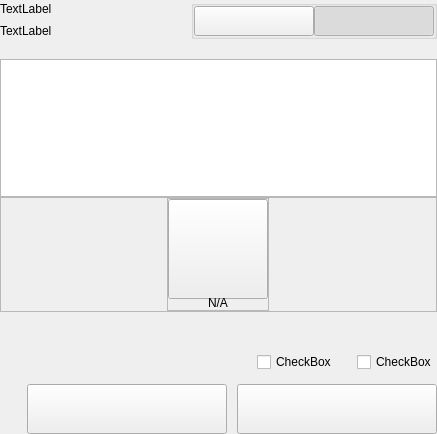
<?xml version="1.0" encoding="UTF-8"?>
<ui version="4.0">
 <class>SettingsMultisendWidget</class>
 <widget class="QWidget" name="SettingsMultisendWidget">
  <property name="geometry">
   <rect>
    <x>0</x>
    <y>0</y>
    <width>437</width>
    <height>434</height>
   </rect>
  </property>
  <property name="windowTitle">
   <string>Form</string>
  </property>
  <layout class="QVBoxLayout" name="verticalLayout">
   <property name="spacing">
    <number>0</number>
   </property>
   <property name="leftMargin">
    <number>0</number>
   </property>
   <property name="topMargin">
    <number>0</number>
   </property>
   <property name="rightMargin">
    <number>0</number>
   </property>
   <property name="bottomMargin">
    <number>0</number>
   </property>
   <item>
    <widget class="QWidget" name="left" native="true">
     <layout class="QVBoxLayout" name="verticalLayout_2">
      <property name="leftMargin">
       <number>0</number>
      </property>
      <property name="topMargin">
       <number>0</number>
      </property>
      <property name="rightMargin">
       <number>0</number>
      </property>
      <property name="bottomMargin">
       <number>0</number>
      </property>
      <item>
       <layout class="QVBoxLayout" name="verticalLayout_3">
        <property name="spacing">
         <number>0</number>
        </property>
        <item>
         <widget class="QWidget" name="containerTitle" native="true">
          <layout class="QHBoxLayout" name="horizontalLayout_3" stretch="4,1">
           <property name="spacing">
            <number>40</number>
           </property>
           <property name="leftMargin">
            <number>0</number>
           </property>
           <property name="topMargin">
            <number>0</number>
           </property>
           <property name="rightMargin">
            <number>0</number>
           </property>
           <property name="bottomMargin">
            <number>0</number>
           </property>
           <item>
            <layout class="QVBoxLayout" name="verticalLayoutTitle">
             <property name="spacing">
              <number>5</number>
             </property>
             <item>
              <widget class="QLabel" name="labelTitle">
               <property name="text">
                <string>TextLabel</string>
               </property>
              </widget>
             </item>
             <item>
              <widget class="QLabel" name="labelSubtitle1">
               <property name="text">
                <string>TextLabel</string>
               </property>
               <property name="wordWrap">
                <bool>true</bool>
               </property>
              </widget>
             </item>
            </layout>
           </item>
           <item alignment="Qt::AlignTop">
            <widget class="QGroupBox" name="groupBox">
             <property name="title">
              <string/>
             </property>
             <property name="alignment">
              <set>Qt::AlignLeading|Qt::AlignLeft|Qt::AlignTop</set>
             </property>
             <layout class="QHBoxLayout" name="horizontalLayout_4">
              <property name="spacing">
               <number>0</number>
              </property>
              <property name="leftMargin">
               <number>0</number>
              </property>
              <property name="topMargin">
               <number>0</number>
              </property>
              <property name="rightMargin">
               <number>0</number>
              </property>
              <property name="bottomMargin">
               <number>0</number>
              </property>
              <item>
               <widget class="QPushButton" name="pushLeft">
                <property name="minimumSize">
                 <size>
                  <width>120</width>
                  <height>30</height>
                 </size>
                </property>
                <property name="maximumSize">
                 <size>
                  <width>120</width>
                  <height>30</height>
                 </size>
                </property>
                <property name="focusPolicy">
                 <enum>Qt::NoFocus</enum>
                </property>
                <property name="text">
                 <string/>
                </property>
                <property name="checkable">
                 <bool>true</bool>
                </property>
                <property name="autoExclusive">
                 <bool>true</bool>
                </property>
               </widget>
              </item>
              <item>
               <widget class="QPushButton" name="pushRight">
                <property name="minimumSize">
                 <size>
                  <width>120</width>
                  <height>30</height>
                 </size>
                </property>
                <property name="maximumSize">
                 <size>
                  <width>120</width>
                  <height>30</height>
                 </size>
                </property>
                <property name="focusPolicy">
                 <enum>Qt::NoFocus</enum>
                </property>
                <property name="text">
                 <string/>
                </property>
                <property name="checkable">
                 <bool>true</bool>
                </property>
                <property name="checked">
                 <bool>true</bool>
                </property>
                <property name="autoExclusive">
                 <bool>true</bool>
                </property>
               </widget>
              </item>
             </layout>
            </widget>
           </item>
          </layout>
         </widget>
        </item>
        <item>
         <spacer name="verticalSpacer_2">
          <property name="orientation">
           <enum>Qt::Vertical</enum>
          </property>
          <property name="sizeType">
           <enum>QSizePolicy::Fixed</enum>
          </property>
          <property name="sizeHint" stdset="0">
           <size>
            <width>20</width>
            <height>20</height>
           </size>
          </property>
         </spacer>
        </item>
        <item>
         <widget class="QListView" name="listView">
          <property name="selectionMode">
           <enum>QAbstractItemView::NoSelection</enum>
          </property>
         </widget>
        </item>
        <item>
         <widget class="QFrame" name="emptyContainer">
          <property name="minimumSize">
           <size>
            <width>0</width>
            <height>100</height>
           </size>
          </property>
          <property name="frameShape">
           <enum>QFrame::StyledPanel</enum>
          </property>
          <property name="frameShadow">
           <enum>QFrame::Raised</enum>
          </property>
          <layout class="QVBoxLayout" name="verticalLayout_4" stretch="1,8">
           <property name="spacing">
            <number>0</number>
           </property>
           <property name="leftMargin">
            <number>0</number>
           </property>
           <property name="topMargin">
            <number>0</number>
           </property>
           <property name="rightMargin">
            <number>0</number>
           </property>
           <property name="bottomMargin">
            <number>0</number>
           </property>
           <item>
            <spacer name="verticalSpacer">
             <property name="orientation">
              <enum>Qt::Vertical</enum>
             </property>
             <property name="sizeHint" stdset="0">
              <size>
               <width>20</width>
               <height>20</height>
              </size>
             </property>
            </spacer>
           </item>
           <item alignment="Qt::AlignHCenter|Qt::AlignVCenter">
            <widget class="QFrame" name="emptyScreen">
             <property name="sizePolicy">
              <sizepolicy hsizetype="Expanding" vsizetype="Expanding">
               <horstretch>0</horstretch>
               <verstretch>0</verstretch>
              </sizepolicy>
             </property>
             <property name="frameShape">
              <enum>QFrame::StyledPanel</enum>
             </property>
             <property name="frameShadow">
              <enum>QFrame::Raised</enum>
             </property>
             <layout class="QVBoxLayout" name="verticalLayout_5">
              <property name="spacing">
               <number>30</number>
              </property>
              <property name="leftMargin">
               <number>0</number>
              </property>
              <property name="topMargin">
               <number>0</number>
              </property>
              <property name="rightMargin">
               <number>0</number>
              </property>
              <property name="bottomMargin">
               <number>0</number>
              </property>
              <item alignment="Qt::AlignHCenter|Qt::AlignVCenter">
               <widget class="QPushButton" name="pushImgEmpty">
                <property name="minimumSize">
                 <size>
                  <width>100</width>
                  <height>100</height>
                 </size>
                </property>
                <property name="maximumSize">
                 <size>
                  <width>100</width>
                  <height>100</height>
                 </size>
                </property>
                <property name="focusPolicy">
                 <enum>Qt::NoFocus</enum>
                </property>
                <property name="text">
                 <string/>
                </property>
                <property name="iconSize">
                 <size>
                  <width>100</width>
                  <height>100</height>
                 </size>
                </property>
               </widget>
              </item>
              <item alignment="Qt::AlignHCenter|Qt::AlignVCenter">
               <widget class="QLabel" name="labelEmpty">
                <property name="styleSheet">
                 <string notr="true"/>
                </property>
                <property name="text">
                 <string>N/A</string>
                </property>
                <property name="alignment">
                 <set>Qt::AlignCenter</set>
                </property>
               </widget>
              </item>
             </layout>
            </widget>
           </item>
          </layout>
         </widget>
        </item>
        <item>
         <spacer name="verticalSpacer_4">
          <property name="orientation">
           <enum>Qt::Vertical</enum>
          </property>
          <property name="sizeType">
           <enum>QSizePolicy::Fixed</enum>
          </property>
          <property name="sizeHint" stdset="0">
           <size>
            <width>20</width>
            <height>40</height>
           </size>
          </property>
         </spacer>
        </item>
        <item>
         <layout class="QHBoxLayout" name="horizontalLayout_5" stretch="0,0,0,0">
          <property name="spacing">
           <number>0</number>
          </property>
          <item>
           <spacer name="horizontalSpacer">
            <property name="orientation">
             <enum>Qt::Horizontal</enum>
            </property>
            <property name="sizeHint" stdset="0">
             <size>
              <width>40</width>
              <height>20</height>
             </size>
            </property>
           </spacer>
          </item>
          <item>
           <widget class="QCheckBox" name="checkBoxStake">
            <property name="text">
             <string>CheckBox</string>
            </property>
           </widget>
          </item>
          <item>
           <spacer name="horizontalSpacer_2">
            <property name="orientation">
             <enum>Qt::Horizontal</enum>
            </property>
            <property name="sizeType">
             <enum>QSizePolicy::Fixed</enum>
            </property>
            <property name="sizeHint" stdset="0">
             <size>
              <width>20</width>
              <height>20</height>
             </size>
            </property>
           </spacer>
          </item>
          <item>
           <widget class="QCheckBox" name="checkBoxRewards">
            <property name="sizePolicy">
             <sizepolicy hsizetype="Minimum" vsizetype="Fixed">
              <horstretch>0</horstretch>
              <verstretch>0</verstretch>
             </sizepolicy>
            </property>
            <property name="text">
             <string>CheckBox</string>
            </property>
           </widget>
          </item>
         </layout>
        </item>
        <item>
         <spacer name="verticalSpacer_3">
          <property name="orientation">
           <enum>Qt::Vertical</enum>
          </property>
          <property name="sizeType">
           <enum>QSizePolicy::Fixed</enum>
          </property>
          <property name="sizeHint" stdset="0">
           <size>
            <width>20</width>
            <height>12</height>
           </size>
          </property>
         </spacer>
        </item>
        <item>
         <layout class="QHBoxLayout" name="horizontalLayout_7">
          <item>
           <spacer name="horizontalSpacer_3">
            <property name="orientation">
             <enum>Qt::Horizontal</enum>
            </property>
            <property name="sizeType">
             <enum>QSizePolicy::Expanding</enum>
            </property>
            <property name="sizeHint" stdset="0">
             <size>
              <width>40</width>
              <height>20</height>
             </size>
            </property>
           </spacer>
          </item>
          <item>
           <widget class="QPushButton" name="pushButtonClear">
            <property name="minimumSize">
             <size>
              <width>200</width>
              <height>50</height>
             </size>
            </property>
            <property name="focusPolicy">
             <enum>Qt::NoFocus</enum>
            </property>
            <property name="text">
             <string/>
            </property>
           </widget>
          </item>
          <item>
           <spacer name="horizontalSpacer_4">
            <property name="orientation">
             <enum>Qt::Horizontal</enum>
            </property>
            <property name="sizeType">
             <enum>QSizePolicy::Fixed</enum>
            </property>
            <property name="sizeHint" stdset="0">
             <size>
              <width>10</width>
              <height>20</height>
             </size>
            </property>
           </spacer>
          </item>
          <item>
           <widget class="QPushButton" name="pushButtonSave">
            <property name="minimumSize">
             <size>
              <width>200</width>
              <height>50</height>
             </size>
            </property>
            <property name="maximumSize">
             <size>
              <width>200</width>
              <height>50</height>
             </size>
            </property>
            <property name="focusPolicy">
             <enum>Qt::NoFocus</enum>
            </property>
            <property name="text">
             <string/>
            </property>
           </widget>
          </item>
         </layout>
        </item>
       </layout>
      </item>
     </layout>
    </widget>
   </item>
  </layout>
 </widget>
 <resources/>
 <connections/>
</ui>
